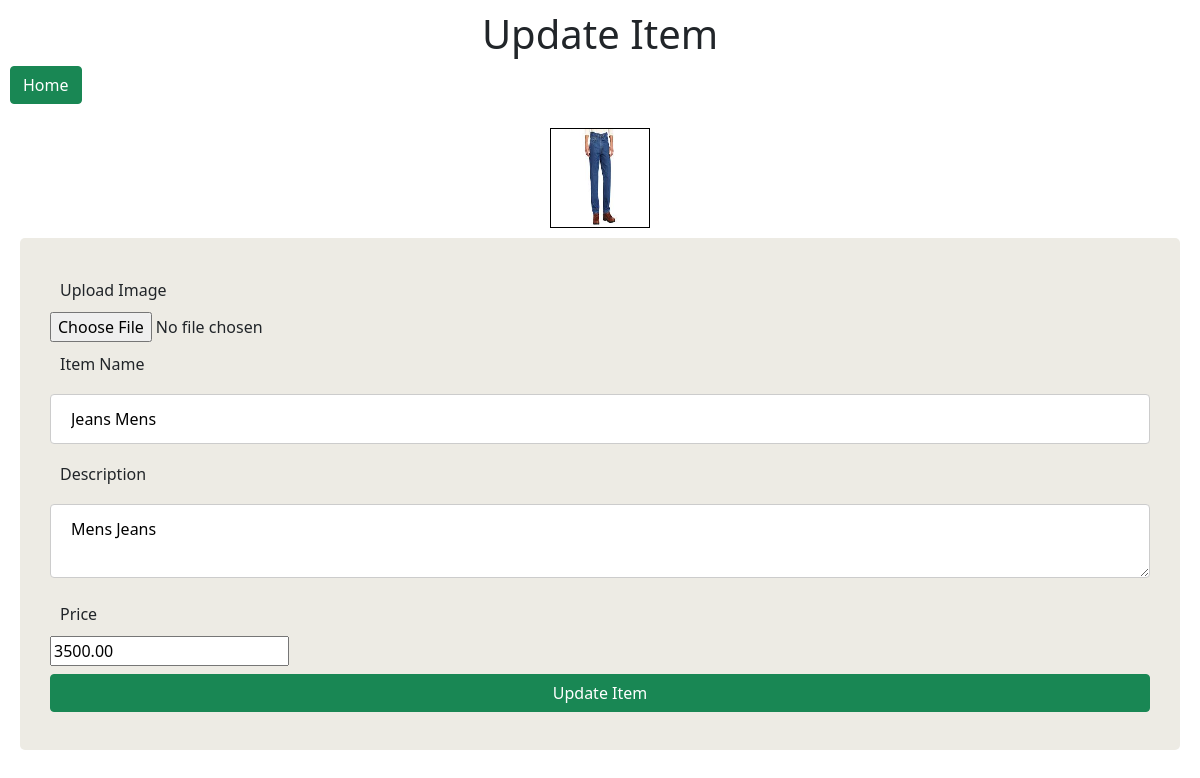
Page /update.php?id=4 on the committed database.
### tables this page shows
CREATE TABLE `items` (
  `id` int(11) NOT NULL,
  `item_name` varchar(512) NOT NULL,
  `item_image` varchar(2048) NOT NULL,
  `item_desc` longtext NOT NULL,
  `item_price` decimal(10,2) NOT NULL,
  `create_date` datetime NOT NULL DEFAULT CURRENT_TIMESTAMP
);

### update.php (the view, shortened to what this page needs)
<?php
    include_once('dbconfig.php');
    $id = $_GET['id']??null;
        $statement = $pdo->prepare('SELECT * FROM items WHERE id = :id');
        $statement->bindValue(':id', $id);
        $statement->execute();
        $items = $statement->fetch(PDO::FETCH_ASSOC);
        $name = $items['item_name'];
        $desc = $items['item_desc'];
        $price = $items['item_price'];
?>
<!DOCTYPE html>
<html lang="en">
<head>
    <link rel="stylesheet" href="https://cdn.jsdelivr.net/npm/bootstrap@5.1.3/dist/css/bootstrap.min.css">
</head>
<body>
    <div class="wrapper">
    <h1 align="center">Update Item</h1>
    <a href="index.php" type="button" class="btn btn-success">Home</a>
    <br> <br>
       <div style="text-align:center;"><img style="border:1px solid black;" src="<?php echo $items['item_image']; ?>" width="100px" height="100px"></div>
    <div class="form-body">
    <form method="POST" class="form-item" enctype="multipart/form-data">
            <label>Upload Image</label>
            <input type="file" name="image">
            <label>Item Name</label>
            <input type="text" name="name" placeholder="Enter Item Name" value="<?php echo $name; ?>">
            <label>Description</label>
            <textarea name="desc" placeholder="Enter Description..." ><?php echo $desc; ?></textarea>
            <label>Price</label>
            <input type="number" step="0.01" name="price" value="<?php echo $price; ?>" placeholder="Enter Item Price">
        <button type="submit" class="btn btn-success" id="basic-addon2">Update Item</button>
    </form>
    </div>
    </div>
</body>
</html>

### update.php (style rules this page uses)
.wrapper { margin:10px; }
.form-item { margin:20px; }
.form-body { padding:10px; background-color:#edebe4; border-radius:5px; margin:10px; }
input[type=text], textarea, button { width: 100%; padding: 12px 20px; margin: 8px 0; display: inline-block; border: 1px solid #ccc; border-radius: 4px; box-sizing: border-box; }
label { width: 100%; padding: 10px 10px; margin: 0px 0; }

### rows in the picture
items: item_image (picture), name "Jeans Mens", desc "Mens Jeans", price "3500.00"
